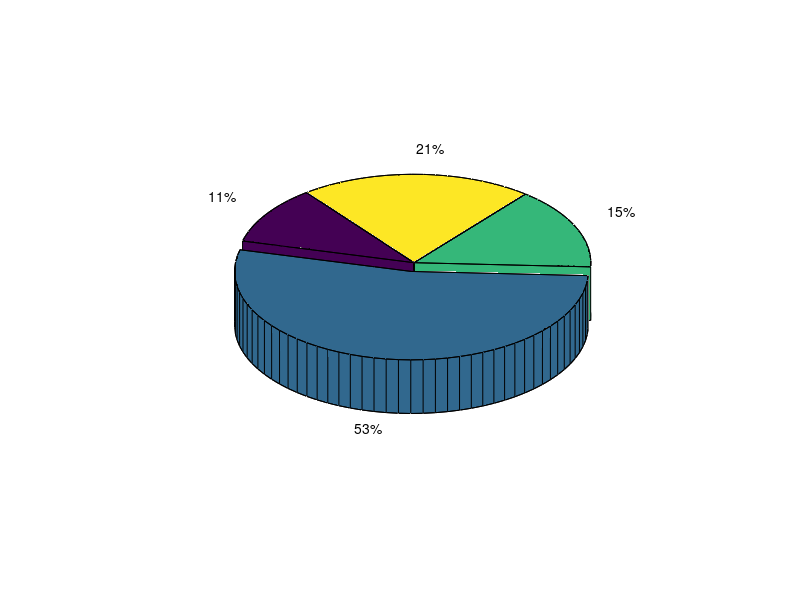

This chart was generated by the following MATLAB code:
til=0:0.01:15;
x = cos(til);
y = sin(til);
comet(x,y)

%% 
y=[5 25 7 10];
v=[0,1,0,0];
pie3(y,v)

%% 
clc
disp('my first eq')
a = input('Enter a: '); 
b = input('Enter b: ');
c = input('Enter c: ');
d=b^2-4*a*c ;
if d<0
    disp (' no real solutions !!!!') 
else
    x1=(-b+sqrt(d))/(2*a);
    x2=(-b-sqrt(d))/(2*a) ;
if(x1==x2)
    disp(['x1=x2 :' num2str(x1)]) 
else
    disp(['x1= :' num2str(x1)])
    disp(['x2= :' num2str(x2)]) 
end
end
%% 
clc
disp('my if for a~=b~=c ')
a, b = input('Enter a : ');
b = input('Enter b : ');
c = input('Enter c : ');
if (a==b && b==c)
    disp('you have egual numbers in your input')
else 
    if( (a<b)&(a<c))
    disp('a min')
    elseif ((b<a)&(b<c)) 
    disp('min b')
    else
    disp('c min')
    end
end

%% 
clc,clear;
disp('my first for command') 
a = input('Enter factorial: ');
my_factoriall=1;
for k = 1:1:a
my_factoriall = my_factoriall * k;
end
disp('The Result of my_factorial is :' )
disp(my_factoriall)

%% 
clc ,clear
M1 = [0 6];
M2 = [111 3];
M3 = [2 4];
M4 = [0 4];

m1d = norm(M4-M1);
m2d = norm(M4-M2);
m3d = norm(M4-M3);

if (m1d < m2d & m1d<m3d)
    disp("M1 CLOSER")
    disp("distance= "+m1d)
elseif (m2d < m1d & m2d<m3d) 
    disp("M2 CLOSER")
    disp("distance= "+m2d)
else
    disp("M3 CLOSER")
    disp("distance= "+m3d)

end

%% שאלה2
clc, clear;

x1 = [2 2];
x2 = [4 2];
x3 = [2 8];
x4 = [4 8];

m12 =  ( x1(2)-x2(2) ) / ( x1(1) - x2(1));
m13 =  ( x1(2)-x3(2) ) / ( x1(1) - x3(1));
m24 =  ( x2(2)-x4(2) ) / ( x2(1) - x4(1));
m34 =  ( x3(2)-x4(2) ) / ( x3(1) - x4(1));

if(x1(2) ~= x2(2) &&  x3(1) ~=x1(1))
    disp("not a square")
elseif(m12==m34 && m13==m24)
    disp("makbilit")
    if (norm(x1-x2)==norm(x1-x3)  )
        disp("olso maoyan")
    end    
end    

%% 
clc,clear
x1=1; x2=3; x3=5; x4=7;
x = input('Enter x: ');

if (x<x1)
    disp("N1")
elseif (x1<=x && x<x2)
    disp("N2")
elseif (x2<=x && x<x3)
    disp("N3")
elseif (x3<=x && x<x4)
    disp("N4")
else
    disp("N5")
end    


%% 
clc,clear;
y=[5 25 7 10];
sum=0;mac=1;isum=0;
for i=y
    if (1<=i && i<=40)
        isum=isum+1;
        sum = sum+i;
        mac = mac*i;
    end   
end    
disp("index sum= "+isum)
disp("sum= "+sum)
disp("mac= "+mac)



%% 
clc,clear;
y=[5 25 7 10];
zogi=1;
eizogi=1;
for i=y
    if rem(i,2)==0
        zogi = zogi*i;
    else 
        eizogi=eizogi*i;
    end    
end        
disp("double zogi= "+zogi)
disp("double ei-zogi= "+eizogi)

%% 
clc,clear
x1=6;x2=5;x3=4;x4=55;
a = [x1 x2 x3 x4]
mini = min(a)
maxi = max(a)

